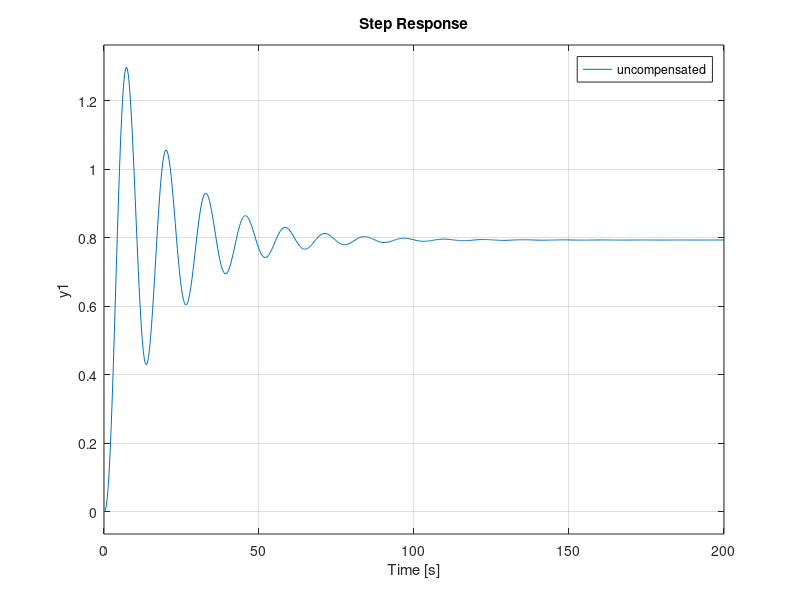

Source code (MATLAB): (Note: this script raises an error after producing the figure.)
%Q1
clear all;
close all;
%uncompensated system
sys = tf([2],[2,10,30]);
%compensated system
sys1 = tf([1.092,5.46],[30,31.3,9.1,1.42]);

hold on;
step(sys/(sys+1));
step(sys1/(sys1+1));
legend('uncompensated','compensated');
hold off;

stepinfo(sys1);